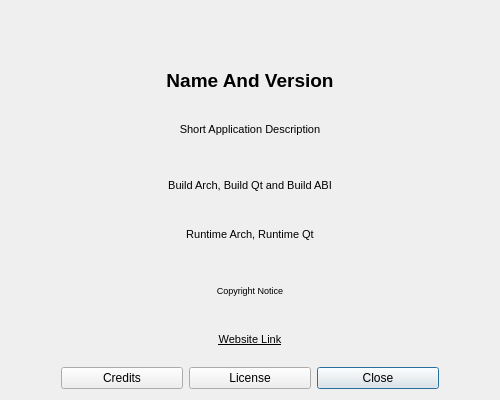
<?xml version="1.0" encoding="UTF-8"?>
<ui version="4.0">
 <class>AboutDialog</class>
 <widget class="QDialog" name="AboutDialog">
  <property name="windowModality">
   <enum>Qt::ApplicationModal</enum>
  </property>
  <property name="geometry">
   <rect>
    <x>0</x>
    <y>0</y>
    <width>500</width>
    <height>400</height>
   </rect>
  </property>
  <property name="sizePolicy">
   <sizepolicy hsizetype="Fixed" vsizetype="Fixed">
    <horstretch>0</horstretch>
    <verstretch>0</verstretch>
   </sizepolicy>
  </property>
  <property name="minimumSize">
   <size>
    <width>500</width>
    <height>400</height>
   </size>
  </property>
  <property name="maximumSize">
   <size>
    <width>500</width>
    <height>400</height>
   </size>
  </property>
  <property name="windowTitle">
   <string>About</string>
  </property>
  <property name="autoFillBackground">
   <bool>false</bool>
  </property>
  <property name="sizeGripEnabled">
   <bool>false</bool>
  </property>
  <property name="modal">
   <bool>true</bool>
  </property>
  <layout class="QVBoxLayout" name="verticalLayout">
   <item>
    <widget class="QLabel" name="logo">
     <property name="autoFillBackground">
      <bool>false</bool>
     </property>
     <property name="frameShape">
      <enum>QFrame::NoFrame</enum>
     </property>
     <property name="frameShadow">
      <enum>QFrame::Plain</enum>
     </property>
     <property name="midLineWidth">
      <number>0</number>
     </property>
     <property name="text">
      <string/>
     </property>
     <property name="pixmap">
      <pixmap resource="../resources/application_resources.qrc">:/logo_small.png</pixmap>
     </property>
     <property name="alignment">
      <set>Qt::AlignCenter</set>
     </property>
     <property name="textInteractionFlags">
      <set>Qt::LinksAccessibleByMouse</set>
     </property>
    </widget>
   </item>
   <item>
    <widget class="QLabel" name="nameAndVersion">
     <property name="font">
      <font>
       <pointsize>14</pointsize>
       <weight>75</weight>
       <bold>true</bold>
      </font>
     </property>
     <property name="text">
      <string>Name And Version</string>
     </property>
     <property name="alignment">
      <set>Qt::AlignCenter</set>
     </property>
     <property name="wordWrap">
      <bool>true</bool>
     </property>
     <property name="textInteractionFlags">
      <set>Qt::LinksAccessibleByMouse|Qt::TextSelectableByMouse</set>
     </property>
    </widget>
   </item>
   <item>
    <widget class="QLabel" name="appShortDescription">
     <property name="font">
      <font>
       <pointsize>8</pointsize>
      </font>
     </property>
     <property name="text">
      <string>Short Application Description</string>
     </property>
     <property name="alignment">
      <set>Qt::AlignCenter</set>
     </property>
     <property name="wordWrap">
      <bool>true</bool>
     </property>
     <property name="textInteractionFlags">
      <set>Qt::LinksAccessibleByMouse|Qt::TextSelectableByMouse</set>
     </property>
    </widget>
   </item>
   <item>
    <spacer name="upperSpacer">
     <property name="orientation">
      <enum>Qt::Vertical</enum>
     </property>
     <property name="sizeType">
      <enum>QSizePolicy::Fixed</enum>
     </property>
     <property name="sizeHint" stdset="0">
      <size>
       <width>20</width>
       <height>8</height>
      </size>
     </property>
    </spacer>
   </item>
   <item>
    <widget class="QLabel" name="buildInfo">
     <property name="font">
      <font>
       <pointsize>8</pointsize>
      </font>
     </property>
     <property name="text">
      <string>Build Arch, Build Qt and Build ABI</string>
     </property>
     <property name="alignment">
      <set>Qt::AlignCenter</set>
     </property>
     <property name="wordWrap">
      <bool>true</bool>
     </property>
     <property name="textInteractionFlags">
      <set>Qt::LinksAccessibleByMouse|Qt::TextSelectableByMouse</set>
     </property>
    </widget>
   </item>
   <item>
    <widget class="QLabel" name="runtimeInfo">
     <property name="font">
      <font>
       <pointsize>8</pointsize>
      </font>
     </property>
     <property name="text">
      <string>Runtime Arch, Runtime Qt</string>
     </property>
     <property name="alignment">
      <set>Qt::AlignCenter</set>
     </property>
     <property name="wordWrap">
      <bool>true</bool>
     </property>
     <property name="textInteractionFlags">
      <set>Qt::LinksAccessibleByMouse|Qt::TextSelectableByMouse</set>
     </property>
    </widget>
   </item>
   <item>
    <spacer name="lowerSpacer">
     <property name="orientation">
      <enum>Qt::Vertical</enum>
     </property>
     <property name="sizeType">
      <enum>QSizePolicy::Fixed</enum>
     </property>
     <property name="sizeHint" stdset="0">
      <size>
       <width>20</width>
       <height>8</height>
      </size>
     </property>
    </spacer>
   </item>
   <item>
    <widget class="QLabel" name="copyrightNotice">
     <property name="font">
      <font>
       <pointsize>7</pointsize>
      </font>
     </property>
     <property name="text">
      <string>Copyright Notice</string>
     </property>
     <property name="alignment">
      <set>Qt::AlignCenter</set>
     </property>
     <property name="wordWrap">
      <bool>true</bool>
     </property>
     <property name="textInteractionFlags">
      <set>Qt::LinksAccessibleByMouse|Qt::TextSelectableByMouse</set>
     </property>
    </widget>
   </item>
   <item>
    <widget class="QLabel" name="websiteLink">
     <property name="font">
      <font>
       <pointsize>8</pointsize>
       <underline>true</underline>
      </font>
     </property>
     <property name="text">
      <string>Website Link</string>
     </property>
     <property name="textFormat">
      <enum>Qt::RichText</enum>
     </property>
     <property name="alignment">
      <set>Qt::AlignCenter</set>
     </property>
     <property name="wordWrap">
      <bool>true</bool>
     </property>
     <property name="openExternalLinks">
      <bool>true</bool>
     </property>
     <property name="textInteractionFlags">
      <set>Qt::TextBrowserInteraction</set>
     </property>
    </widget>
   </item>
   <item>
    <layout class="QHBoxLayout" name="buttonGroup" stretch="0,0,0">
     <property name="leftMargin">
      <number>50</number>
     </property>
     <property name="rightMargin">
      <number>50</number>
     </property>
     <item>
      <widget class="QPushButton" name="creditsButton">
       <property name="sizePolicy">
        <sizepolicy hsizetype="Expanding" vsizetype="Fixed">
         <horstretch>0</horstretch>
         <verstretch>0</verstretch>
        </sizepolicy>
       </property>
       <property name="text">
        <string>Credits</string>
       </property>
      </widget>
     </item>
     <item>
      <widget class="QPushButton" name="licenseButton">
       <property name="sizePolicy">
        <sizepolicy hsizetype="Expanding" vsizetype="Fixed">
         <horstretch>0</horstretch>
         <verstretch>0</verstretch>
        </sizepolicy>
       </property>
       <property name="text">
        <string>License</string>
       </property>
      </widget>
     </item>
     <item>
      <widget class="QPushButton" name="closeButton">
       <property name="sizePolicy">
        <sizepolicy hsizetype="Expanding" vsizetype="Fixed">
         <horstretch>0</horstretch>
         <verstretch>0</verstretch>
        </sizepolicy>
       </property>
       <property name="text">
        <string>Close</string>
       </property>
       <property name="default">
        <bool>true</bool>
       </property>
      </widget>
     </item>
    </layout>
   </item>
  </layout>
 </widget>
 <resources>
  <include location="../resources/application_resources.qrc"/>
 </resources>
 <connections/>
</ui>
